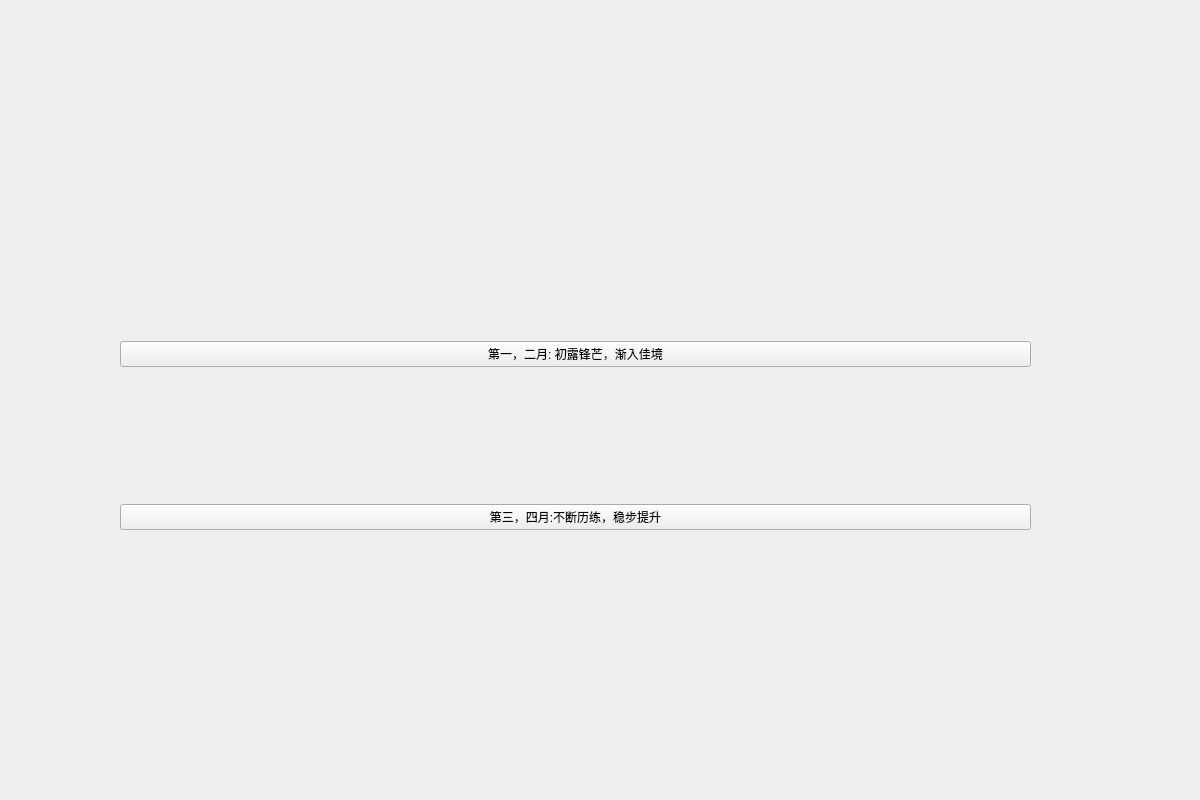
<?xml version="1.0" encoding="UTF-8"?>
<ui version="4.0">
 <class>PPT32</class>
 <widget class="QWidget" name="PPT32">
  <property name="geometry">
   <rect>
    <x>0</x>
    <y>0</y>
    <width>1200</width>
    <height>800</height>
   </rect>
  </property>
  <property name="windowTitle">
   <string>Form</string>
  </property>
  <widget class="QWidget" name="layoutWidget">
   <property name="geometry">
    <rect>
     <x>120</x>
     <y>210</y>
     <width>911</width>
     <height>451</height>
    </rect>
   </property>
   <layout class="QVBoxLayout" name="verticalLayout">
    <item>
     <widget class="QPushButton" name="pushButton">
      <property name="styleSheet">
       <string notr="true">font: 20pt &quot;AcadEref&quot;;
</string>
      </property>
      <property name="text">
       <string>第一，二月: 初露锋芒，渐入佳境</string>
      </property>
     </widget>
    </item>
    <item>
     <widget class="QPushButton" name="pushButton_2">
      <property name="styleSheet">
       <string notr="true">font: 20pt &quot;AcadEref&quot;;
</string>
      </property>
      <property name="text">
       <string>第三，四月:不断历练，稳步提升</string>
      </property>
     </widget>
    </item>
   </layout>
  </widget>
 </widget>
 <resources/>
 <connections/>
</ui>
